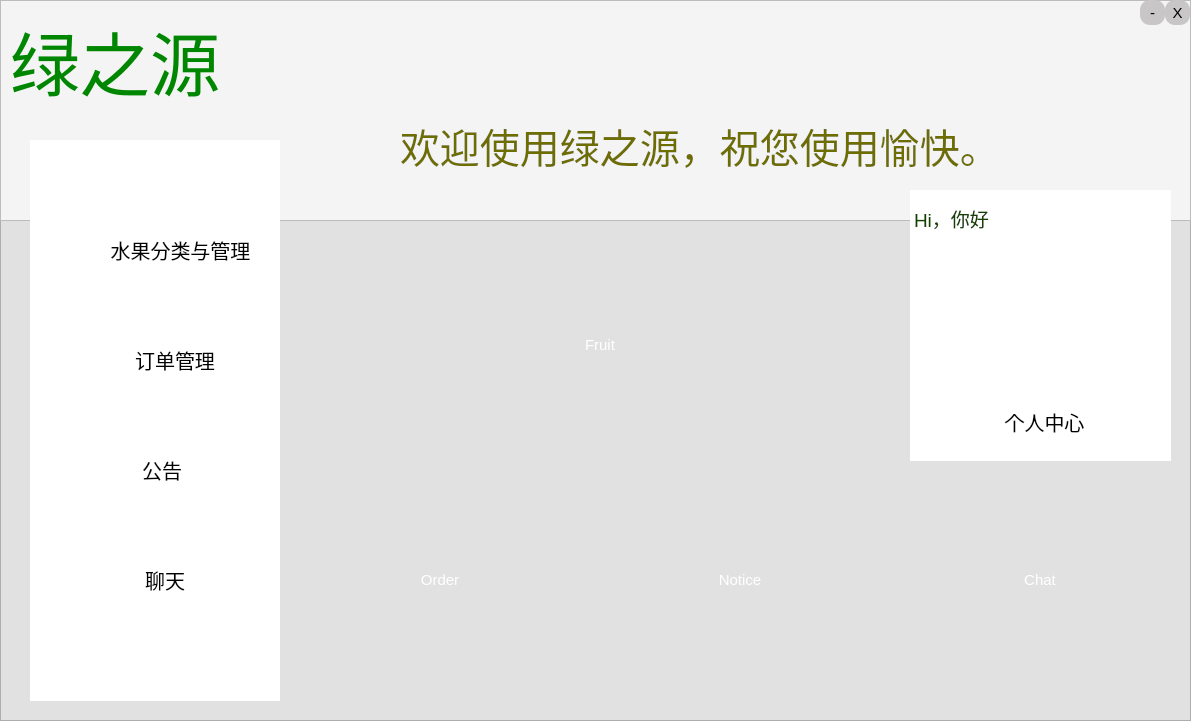
<?xml version="1.0" encoding="UTF-8"?>
<ui version="4.0">
 <class>HomePage</class>
 <widget class="QMainWindow" name="HomePage">
  <property name="geometry">
   <rect>
    <x>0</x>
    <y>0</y>
    <width>1191</width>
    <height>721</height>
   </rect>
  </property>
  <property name="windowTitle">
   <string>MainWindow</string>
  </property>
  <property name="styleSheet">
   <string notr="true">*{
background:rgb(225, 225, 225);
font-size:15px;
font-style:MingLiU-ExtB;
}

QLineEdit{
color:rgb(0, 0, 0);
background-color:rgb(255, 255, 255);
font-size:16px;
border-style:outset;
border-radius:10px;
font-style:MingLiU-ExtB;
}

QPushButton{
background:rgb(238, 238, 238);
border-style:outset;
border-radius:10px;
font-style:MingLiU-ExtB;
}

QPushButton:pressed{
background-color:rgb(224,0,0);
border-style:inset;
font-style:MingLiU-ExtB;
}
QCheckBox{
background:rgb(238, 238, 238);
color:white;
font-style:MingLiU-ExtB;
}
QLabel{
color:black;
font-style:MingLiU-ExtB;
font-size:70px;
background:rgb(255,0,0,0);
}
QToolButton{
background:rgb(200, 198, 198);
border-style:outset;
border-radius:10px;
font-style:MingLiU-ExtB;
color:rgb(0, 0, 0);
}</string>
  </property>
  <widget class="QWidget" name="centralwidget">
   <widget class="QFrame" name="frame">
    <property name="geometry">
     <rect>
      <x>0</x>
      <y>0</y>
      <width>1191</width>
      <height>721</height>
     </rect>
    </property>
    <property name="frameShape">
     <enum>QFrame::StyledPanel</enum>
    </property>
    <property name="frameShadow">
     <enum>QFrame::Raised</enum>
    </property>
    <widget class="QLabel" name="label1">
     <property name="geometry">
      <rect>
       <x>340</x>
       <y>230</y>
       <width>520</width>
       <height>230</height>
      </rect>
     </property>
     <property name="styleSheet">
      <string notr="true">border-image:url(:/Picture/001.JPG);</string>
     </property>
     <property name="text">
      <string/>
     </property>
    </widget>
    <widget class="QLabel" name="label2">
     <property name="geometry">
      <rect>
       <x>300</x>
       <y>470</y>
       <width>280</width>
       <height>220</height>
      </rect>
     </property>
     <property name="styleSheet">
      <string notr="true">border-image:url(:/Picture/002.JPG);</string>
     </property>
     <property name="text">
      <string/>
     </property>
    </widget>
    <widget class="QLabel" name="label3">
     <property name="geometry">
      <rect>
       <x>600</x>
       <y>470</y>
       <width>280</width>
       <height>220</height>
      </rect>
     </property>
     <property name="styleSheet">
      <string notr="true">border-image:url(:/Picture/enroll1.jpg);</string>
     </property>
     <property name="text">
      <string/>
     </property>
    </widget>
    <widget class="QLabel" name="label4">
     <property name="geometry">
      <rect>
       <x>900</x>
       <y>470</y>
       <width>280</width>
       <height>220</height>
      </rect>
     </property>
     <property name="styleSheet">
      <string notr="true">border-image:url(:/Picture/003.JPG);</string>
     </property>
     <property name="text">
      <string/>
     </property>
    </widget>
    <widget class="QFrame" name="frame_4">
     <property name="geometry">
      <rect>
       <x>0</x>
       <y>0</y>
       <width>1191</width>
       <height>221</height>
      </rect>
     </property>
     <property name="styleSheet">
      <string notr="true">QFrame{
background:rgb(244, 244, 244);
}
QToolButton{
background:rgb(200, 198, 198);
border-style:outset;
border-radius:10px;
color:black;
}

</string>
     </property>
     <property name="frameShape">
      <enum>QFrame::StyledPanel</enum>
     </property>
     <property name="frameShadow">
      <enum>QFrame::Raised</enum>
     </property>
     <widget class="QToolButton" name="Shrink">
      <property name="geometry">
       <rect>
        <x>1140</x>
        <y>0</y>
        <width>25</width>
        <height>25</height>
       </rect>
      </property>
      <property name="text">
       <string>-</string>
      </property>
     </widget>
     <widget class="QToolButton" name="Close">
      <property name="geometry">
       <rect>
        <x>1165</x>
        <y>0</y>
        <width>25</width>
        <height>25</height>
       </rect>
      </property>
      <property name="text">
       <string>X</string>
      </property>
     </widget>
     <widget class="QLabel" name="label_2">
      <property name="geometry">
       <rect>
        <x>10</x>
        <y>10</y>
        <width>211</width>
        <height>101</height>
       </rect>
      </property>
      <property name="styleSheet">
       <string notr="true">QLabel{
color:rgb(0, 134, 0);
font: 20pt &quot;华文新魏&quot;;
font-size:70px;
}</string>
      </property>
      <property name="text">
       <string>绿之源</string>
      </property>
     </widget>
     <widget class="QLabel" name="label">
      <property name="geometry">
       <rect>
        <x>400</x>
        <y>100</y>
        <width>601</width>
        <height>91</height>
       </rect>
      </property>
      <property name="styleSheet">
       <string notr="true">QLabel{
color:rgb(109, 109, 0);
font: 20pt &quot;楷体&quot;;
font-size:40px;
}

</string>
      </property>
      <property name="text">
       <string>欢迎使用绿之源，祝您使用愉快。</string>
      </property>
     </widget>
    </widget>
    <widget class="QFrame" name="frame_2">
     <property name="geometry">
      <rect>
       <x>910</x>
       <y>190</y>
       <width>261</width>
       <height>271</height>
      </rect>
     </property>
     <property name="styleSheet">
      <string notr="true">QFrame{
background-color:rgb(255, 255, 255);
border:sold 10px rgba(0,0,0);

}
QLineEdit{
color:rgb(0, 0, 0);
background-color:rgb(255, 255, 255);
font-size:10px;
font-style:MingLiU-ExtB;
}
QPushButton{
color:rgb(25, 25, 25);
background:rgb(220, 220, 220);
border-style:outset;
font-style:MingLiU-ExtB;
}
QPushButton:pressed{
background-color:rgb(170, 255, 127);
border-style:inset;
font-style:MingLiU-ExtB;
}
QLabel{
color:black;
font-style:MingLiU-ExtB;
font-size:20px;
background:rgb(255, 255, 255);
}
QCheckBox{
background:rgba(85,170,255,0);
color:white;
font-style:MingLiU-ExtB;
}
</string>
     </property>
     <property name="frameShape">
      <enum>QFrame::StyledPanel</enum>
     </property>
     <property name="frameShadow">
      <enum>QFrame::Raised</enum>
     </property>
     <widget class="QLabel" name="label_3">
      <property name="geometry">
       <rect>
        <x>50</x>
        <y>60</y>
        <width>140</width>
        <height>140</height>
       </rect>
      </property>
      <property name="styleSheet">
       <string notr="true">QLabel{
border-image:url(:/Picture/head.JPG);
color:rgb(35, 33, 34);
border-radius:70px;
}</string>
      </property>
      <property name="text">
       <string/>
      </property>
     </widget>
     <widget class="QTextEdit" name="textEdit">
      <property name="geometry">
       <rect>
        <x>0</x>
        <y>10</y>
        <width>141</width>
        <height>41</height>
       </rect>
      </property>
      <property name="styleSheet">
       <string notr="true">color:rgb(21, 65, 0);</string>
      </property>
      <property name="html">
       <string>&lt;!DOCTYPE HTML PUBLIC &quot;-//W3C//DTD HTML 4.0//EN&quot; &quot;http://www.w3.org/TR/REC-html40/strict.dtd&quot;&gt;
&lt;html&gt;&lt;head&gt;&lt;meta name=&quot;qrichtext&quot; content=&quot;1&quot; /&gt;&lt;style type=&quot;text/css&quot;&gt;
p, li { white-space: pre-wrap; }
&lt;/style&gt;&lt;/head&gt;&lt;body style=&quot; font-family:'SimSun'; font-size:15px; font-weight:400; font-style:normal;&quot;&gt;
&lt;p style=&quot; margin-top:0px; margin-bottom:0px; margin-left:0px; margin-right:0px; -qt-block-indent:0; text-indent:0px;&quot;&gt;&lt;span style=&quot; font-size:14pt;&quot;&gt;Hi，你好&lt;/span&gt;&lt;/p&gt;&lt;/body&gt;&lt;/html&gt;</string>
      </property>
     </widget>
     <widget class="QLabel" name="label_10">
      <property name="geometry">
       <rect>
        <x>50</x>
        <y>210</y>
        <width>40</width>
        <height>40</height>
       </rect>
      </property>
      <property name="styleSheet">
       <string notr="true">border-image:url(:/Picture/self.png)</string>
      </property>
      <property name="text">
       <string/>
      </property>
     </widget>
     <widget class="QPushButton" name="SelfCentral">
      <property name="geometry">
       <rect>
        <x>90</x>
        <y>220</y>
        <width>89</width>
        <height>24</height>
       </rect>
      </property>
      <property name="styleSheet">
       <string notr="true">QPushButton{
background:rgb(255, 255, 255);
border-style:outset;
border-radius:10px;
font-style:MingLiU-ExtB;
font-size:20px;
color:black;
}
QPushButton:pressed{
background-color:rgb(255, 255, 255);
border-style:inset;
font-style:MingLiU-ExtB;
}</string>
      </property>
      <property name="text">
       <string>个人中心</string>
      </property>
     </widget>
    </widget>
    <widget class="QPushButton" name="FruitManagementAndCategory2">
     <property name="geometry">
      <rect>
       <x>340</x>
       <y>230</y>
       <width>520</width>
       <height>230</height>
      </rect>
     </property>
     <property name="styleSheet">
      <string notr="true">background:transparent;
font: 20pt &quot;MV Boli&quot;;
color:white;</string>
     </property>
     <property name="text">
      <string>Fruit</string>
     </property>
     <property name="flat">
      <bool>true</bool>
     </property>
    </widget>
    <widget class="QPushButton" name="OrderManagement2">
     <property name="geometry">
      <rect>
       <x>300</x>
       <y>470</y>
       <width>280</width>
       <height>220</height>
      </rect>
     </property>
     <property name="styleSheet">
      <string notr="true">background:transparent;
font: 20pt &quot;MV Boli&quot;;
color:white;

</string>
     </property>
     <property name="text">
      <string>Order</string>
     </property>
     <property name="flat">
      <bool>true</bool>
     </property>
    </widget>
    <widget class="QPushButton" name="Notification2">
     <property name="geometry">
      <rect>
       <x>600</x>
       <y>470</y>
       <width>280</width>
       <height>220</height>
      </rect>
     </property>
     <property name="styleSheet">
      <string notr="true">background:transparent;
font: 20pt &quot;MV Boli&quot;;
color:white;
</string>
     </property>
     <property name="text">
      <string>Notice</string>
     </property>
     <property name="flat">
      <bool>true</bool>
     </property>
    </widget>
    <widget class="QPushButton" name="Chat2">
     <property name="geometry">
      <rect>
       <x>900</x>
       <y>470</y>
       <width>280</width>
       <height>220</height>
      </rect>
     </property>
     <property name="styleSheet">
      <string notr="true">background:transparent;
font: 20pt &quot;MV Boli&quot;;
color:white;
</string>
     </property>
     <property name="text">
      <string>Chat</string>
     </property>
     <property name="flat">
      <bool>true</bool>
     </property>
    </widget>
    <widget class="QFrame" name="frame_3">
     <property name="geometry">
      <rect>
       <x>30</x>
       <y>140</y>
       <width>250</width>
       <height>561</height>
      </rect>
     </property>
     <property name="styleSheet">
      <string notr="true">QFrame{
background-color:rgb(255, 255, 255);
border:sold 10px rgba(0,0,0);

}

QPushButton{
background:rgb(255, 255, 255);
border-style:outset;
border-radius:10px;
font-style:MingLiU-ExtB;
font-size:20px;
color:black;
}
QPushButton:pressed{
background-color:rgb(255, 255, 255);
border-style:inset;
font-style:MingLiU-ExtB;
}
QCheckBox{
background:rgba(85,170,255,0);
color:white;
font-style:MingLiU-ExtB;
}
QLabel{
color:rgb(35, 33, 34);
font-style:MingLiU-ExtB;
font-size:20px;
background-image:rgb(255, 255, 255);
}</string>
     </property>
     <property name="frameShape">
      <enum>QFrame::StyledPanel</enum>
     </property>
     <property name="frameShadow">
      <enum>QFrame::Raised</enum>
     </property>
     <widget class="QLabel" name="label_6">
      <property name="geometry">
       <rect>
        <x>40</x>
        <y>90</y>
        <width>40</width>
        <height>40</height>
       </rect>
      </property>
      <property name="styleSheet">
       <string notr="true">border-image:url(:/Picture/fruitmanage.png)</string>
      </property>
      <property name="text">
       <string/>
      </property>
     </widget>
     <widget class="QPushButton" name="FruitManagementAndCategory">
      <property name="geometry">
       <rect>
        <x>80</x>
        <y>90</y>
        <width>141</width>
        <height>40</height>
       </rect>
      </property>
      <property name="text">
       <string>水果分类与管理</string>
      </property>
     </widget>
     <widget class="QPushButton" name="OrderManagement">
      <property name="geometry">
       <rect>
        <x>100</x>
        <y>200</y>
        <width>90</width>
        <height>40</height>
       </rect>
      </property>
      <property name="text">
       <string>订单管理</string>
      </property>
     </widget>
     <widget class="QLabel" name="label_5">
      <property name="geometry">
       <rect>
        <x>40</x>
        <y>200</y>
        <width>40</width>
        <height>40</height>
       </rect>
      </property>
      <property name="styleSheet">
       <string notr="true">border-image:url(:/Picture/orderto.png)</string>
      </property>
      <property name="text">
       <string/>
      </property>
     </widget>
     <widget class="QPushButton" name="Notification">
      <property name="geometry">
       <rect>
        <x>90</x>
        <y>310</y>
        <width>90</width>
        <height>40</height>
       </rect>
      </property>
      <property name="text">
       <string>公告 </string>
      </property>
     </widget>
     <widget class="QLabel" name="label_8">
      <property name="geometry">
       <rect>
        <x>40</x>
        <y>310</y>
        <width>40</width>
        <height>40</height>
       </rect>
      </property>
      <property name="styleSheet">
       <string notr="true">border-image:url(:/Picture/notice.png)</string>
      </property>
      <property name="text">
       <string/>
      </property>
     </widget>
     <widget class="QPushButton" name="Chat">
      <property name="geometry">
       <rect>
        <x>90</x>
        <y>420</y>
        <width>90</width>
        <height>40</height>
       </rect>
      </property>
      <property name="text">
       <string>聊天</string>
      </property>
     </widget>
     <widget class="QLabel" name="label_9">
      <property name="geometry">
       <rect>
        <x>40</x>
        <y>420</y>
        <width>40</width>
        <height>40</height>
       </rect>
      </property>
      <property name="styleSheet">
       <string notr="true">border-image:url(:/Picture/chat.png)</string>
      </property>
      <property name="text">
       <string/>
      </property>
     </widget>
    </widget>
   </widget>
  </widget>
 </widget>
 <resources/>
 <connections/>
</ui>
